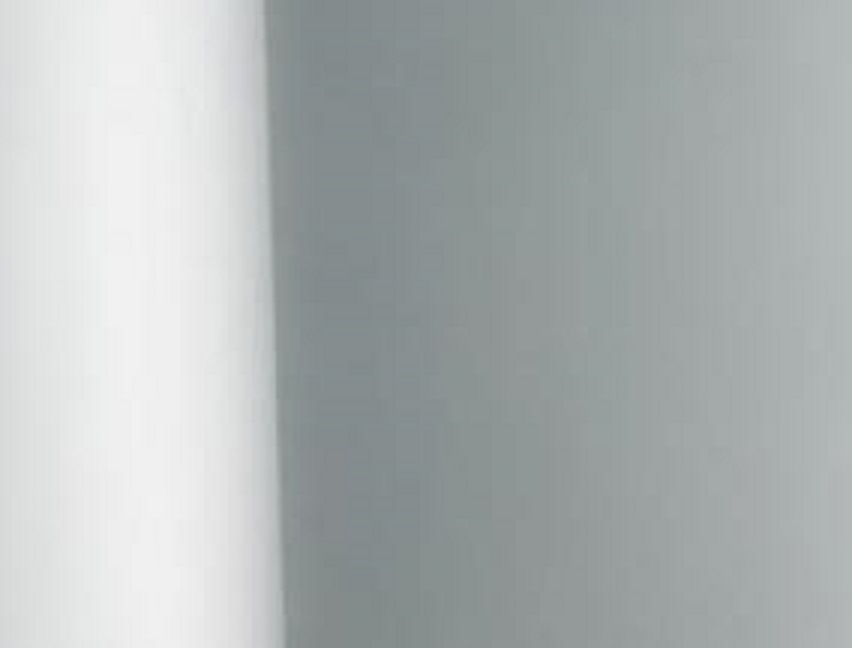
//> input picture ugol.jpg, 852 x 648 px
$ ./myFirstOpenCV   (built with g++ and OpenCV 4)
//> lines starting //> are read from the running program, lines starting //| are printed output that depends on the picture; after the words box and inside, x2 and y2 are one past the last pixel; in counts of white or black regions, pixels touching at a corner belong together
#include <opencv\cv.h>
#include <opencv\highgui.h>
#include <stdlib.h>
#include <stdio.h>

using namespace cv;
using namespace std;

IplImage* image = 0;
IplImage* src = 0;
IplImage* gray = 0;
IplImage* bin = 0;
IplImage* dst = 0;

int radius = 1;
int iterations = 8;


int main()
{
	setlocale(LC_ALL, "Russian");
	IplImage* image = cvLoadImage("D:\\ugol.jpg", 1);
//> image is the input picture: 648 rows x 852 cols, CV_8UC3; mean B, G, R 180, 180, 174.5

	CvMemStorage* storage = cvCreateMemStorage(0);
    	CvSeq* contours=0;

	src = cvCloneImage(image);

// Okno dlia otobrazheniia kartinki
//    cvNamedWindow("original",CV_WINDOW_AUTOSIZE);
//    cvNamedWindow("binary",CV_WINDOW_AUTOSIZE);
//    cvNamedWindow("contours",CV_WINDOW_AUTOSIZE);


// show kartinky
// cvShowImage("original",image);

    // Delaem preobrazovania kartinki:
    // sozdaem iadro
    IplConvKernel* Kern = cvCreateStructuringElementEx(radius*2+1, radius*2+1, radius, radius, CV_SHAPE_ELLIPSE);
    // kartinka dlia promezhyto4nogo xranenia rezyl'tatov cvCreateImage
    IplImage* Temp = 0;
    Temp = cvCreateImage(cvSize(image->width, image->height) , IPL_DEPTH_8U, 1);

    cvMorphologyEx(image, src, Temp, Kern, CV_MOP_OPEN, iterations);
    cvMorphologyEx(image, src, Temp, Kern, CV_MOP_GRADIENT, iterations);
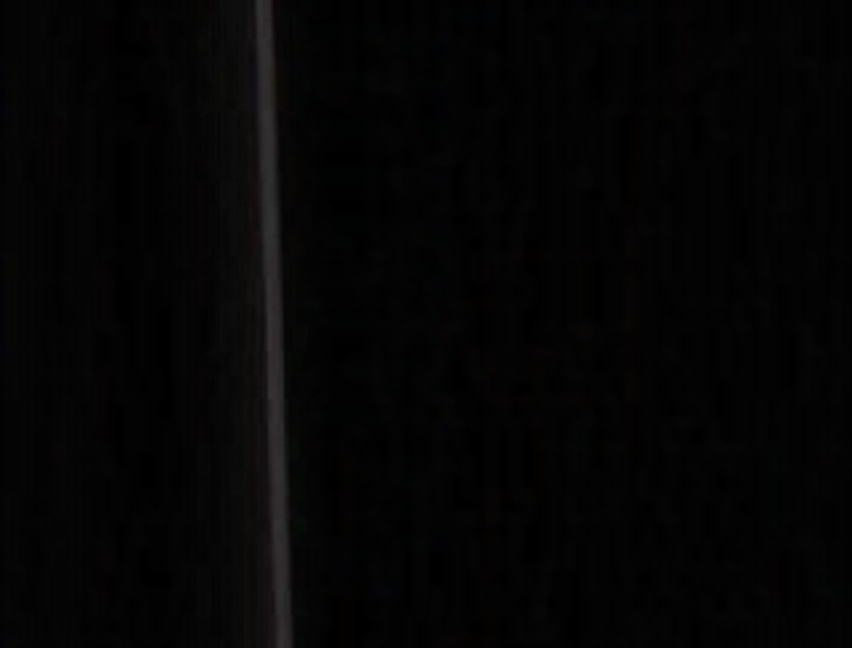
//> src: 648 rows x 852 cols, CV_8UC3; mean B, G, R 4.3, 4.3, 4.6

    // sozdaem odnokanal'nie kartinki
    gray = cvCreateImage( cvGetSize(src), IPL_DEPTH_8U, 1 );
    bin = cvCreateImage( cvGetSize(src), IPL_DEPTH_8U, 1 );
    // kloniryem
    dst = cvCloneImage(src);

    // preobrazyem v gradacii serogo
    cvCvtColor(src, gray, CV_RGB2GRAY);

    // preobrazyem v dvoi4noe
    cvInRangeS(gray, cvScalar(40), cvScalar(150), bin);
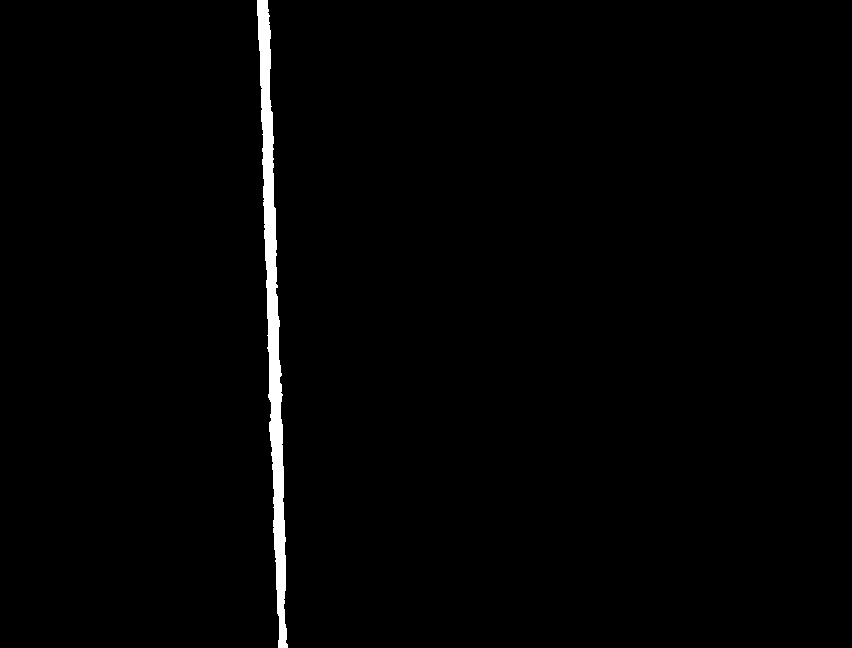
//> bin: 648 rows x 852 cols, CV_8UC1; 1.3% white; 1 white region

    // naxodim kontyri
    int contoursCont = cvFindContours( bin, storage, &contours, sizeof(CvContour), CV_RETR_LIST, CV_CHAIN_APPROX_NONE ,cvPoint(0,0));
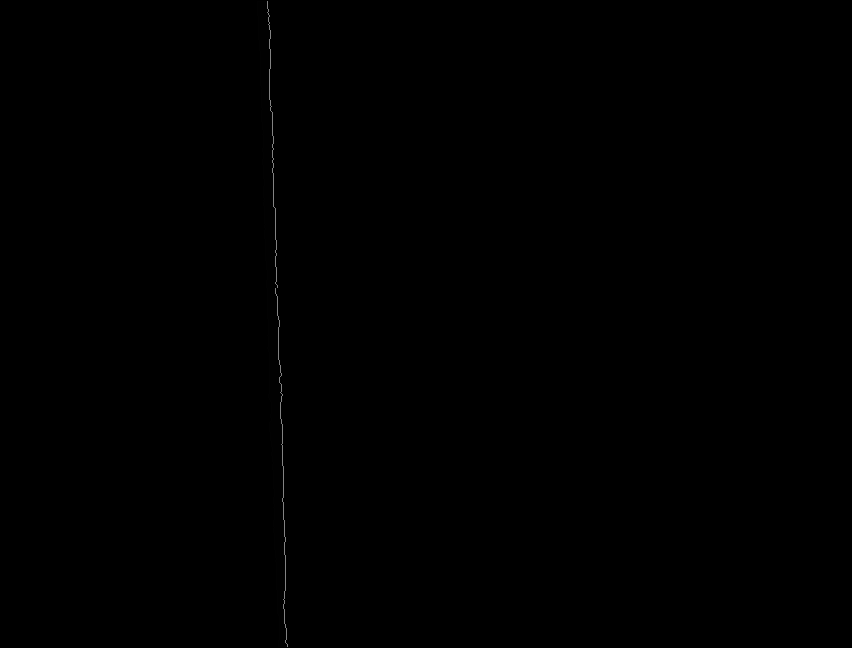
//> bin: 648 rows x 852 cols, CV_8UC1; 1.26% of pixels changed, all inside (x1, y1, x2, y2) = (257, 0, 288, 648)
//> contours = 1 contour; box (x1, y1, x2, y2) and area: (257, 1, 288, 647) 6293; contoursCont = 1

    // risyem kontyri i opredelzem ti4ki
    for(CvSeq* seq0 = contours; seq0 != 0; seq0 = seq0->h_next)
    {
// 	cvDrawContours(dst, seq0, CV_RGB(255,216,0), CV_RGB(0,0,250), 0, 1, 8); // рисуем контур

	CvPoint* VL = (CvPoint*)cvGetSeqElem ( seq0, 0 );
	CvPoint* VP = (CvPoint*)cvGetSeqElem ( seq0, 1300 );

	CvPoint* NL = (CvPoint*)cvGetSeqElem ( seq0, 645 );
	CvPoint* NP = (CvPoint*)cvGetSeqElem ( seq0, 654 );

	VL->x += (abs((VL->x - VP->x)/2));
	NL->x += (abs((NL->x - NP->x)/2));

	cout << "Verxnia koordinata ygla: " << "(" <<  VL->x << " ; " <<  VL->y << ")" << endl;
	cout << "Verxnia koordinata ygla: " << "(" <<  NL->x << " ; " <<  NL->y << ")" << endl;
    }
//> this loop made 1 pass
//| Verxnia koordinata ygla: (262 ; 1)
//| Verxnia koordinata ygla: (282 ; 646)

//  cvShowImage("binary", bin);
//  cvShowImage("contours", dst);

    system("pause");

    // osvoboghdaem resyrsi
    cvReleaseImage(&image);
    cvReleaseImage(&src);
    cvReleaseStructuringElement(&Kern);
    cvReleaseImage(&Temp);
    cvReleaseImage(&gray);
    cvReleaseImage(&bin);
    cvReleaseImage(&dst);

    // ydaliaem okna
    cvDestroyAllWindows();

	return 0;
}
